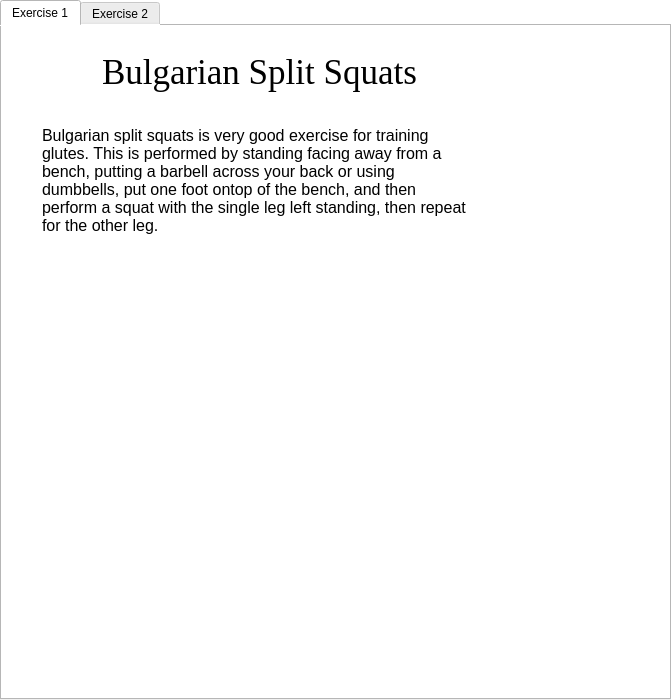
<?xml version="1.0" encoding="UTF-8"?>
<ui version="4.0">
 <class>glutes_widget</class>
 <widget class="QWidget" name="glutes_widget">
  <property name="geometry">
   <rect>
    <x>0</x>
    <y>0</y>
    <width>671</width>
    <height>700</height>
   </rect>
  </property>
  <property name="windowTitle">
   <string/>
  </property>
  <property name="styleSheet">
   <string notr="true">background-color: rgb(255, 255, 255);</string>
  </property>
  <widget class="QTabWidget" name="glutes_tab_widget">
   <property name="geometry">
    <rect>
     <x>0</x>
     <y>0</y>
     <width>671</width>
     <height>700</height>
    </rect>
   </property>
   <property name="currentIndex">
    <number>0</number>
   </property>
   <widget class="QWidget" name="exercise_1">
    <attribute name="title">
     <string>Exercise 1</string>
    </attribute>
    <widget class="QLabel" name="glutes_exercise_1_title_lbl">
     <property name="geometry">
      <rect>
       <x>100</x>
       <y>20</y>
       <width>431</width>
       <height>51</height>
      </rect>
     </property>
     <property name="font">
      <font>
       <family>Georgia</family>
       <pointsize>26</pointsize>
      </font>
     </property>
     <property name="text">
      <string>Bulgarian Split Squats</string>
     </property>
    </widget>
    <widget class="QLabel" name="glutes_exercise_1_msg_lbl">
     <property name="geometry">
      <rect>
       <x>40</x>
       <y>100</y>
       <width>431</width>
       <height>171</height>
      </rect>
     </property>
     <property name="font">
      <font>
       <pointsize>12</pointsize>
      </font>
     </property>
     <property name="text">
      <string>Bulgarian split squats is very good exercise for training glutes. This is performed by standing facing away from a bench, putting a barbell across your back or using dumbbells, put one foot ontop of the bench, and then perform a squat with the single leg left standing, then repeat for the other leg.  </string>
     </property>
     <property name="alignment">
      <set>Qt::AlignLeading|Qt::AlignLeft|Qt::AlignTop</set>
     </property>
     <property name="wordWrap">
      <bool>true</bool>
     </property>
    </widget>
    <widget class="QLabel" name="glutes_exercise_1_lbl">
     <property name="geometry">
      <rect>
       <x>30</x>
       <y>310</y>
       <width>611</width>
       <height>341</height>
      </rect>
     </property>
     <property name="text">
      <string/>
     </property>
     <property name="pixmap">
      <pixmap>../../Pictures/glutes_exercise_1.png</pixmap>
     </property>
    </widget>
   </widget>
   <widget class="QWidget" name="exercise_2">
    <attribute name="title">
     <string>Exercise 2</string>
    </attribute>
    <widget class="QLabel" name="glutes_exercise_2_title_lbl">
     <property name="geometry">
      <rect>
       <x>166</x>
       <y>25</y>
       <width>291</width>
       <height>51</height>
      </rect>
     </property>
     <property name="font">
      <font>
       <family>Georgia</family>
       <pointsize>26</pointsize>
      </font>
     </property>
     <property name="text">
      <string>Glute Kickback</string>
     </property>
    </widget>
    <widget class="QLabel" name="glutes_exercise_2_msg_lbl">
     <property name="geometry">
      <rect>
       <x>10</x>
       <y>100</y>
       <width>431</width>
       <height>171</height>
      </rect>
     </property>
     <property name="font">
      <font>
       <pointsize>12</pointsize>
      </font>
     </property>
     <property name="text">
      <string>Glute kickbacks are also a great exercise for effectivley training glutes. This is performed by standing infront of the cable machine, putting one foot into the low down ankle strap, leaning forward slightly keeping your feet together, then while keeping a straight back, kick your leg out behind you.  </string>
     </property>
     <property name="alignment">
      <set>Qt::AlignLeading|Qt::AlignLeft|Qt::AlignTop</set>
     </property>
     <property name="wordWrap">
      <bool>true</bool>
     </property>
    </widget>
    <widget class="QLabel" name="glutes_exercise_2_lbl_1">
     <property name="geometry">
      <rect>
       <x>106</x>
       <y>350</y>
       <width>221</width>
       <height>291</height>
      </rect>
     </property>
     <property name="text">
      <string/>
     </property>
     <property name="pixmap">
      <pixmap>../../Pictures/glutes_exercise_2.1.png</pixmap>
     </property>
    </widget>
    <widget class="QLabel" name="glutes_exercise_2_lbl_2">
     <property name="geometry">
      <rect>
       <x>327</x>
       <y>350</y>
       <width>221</width>
       <height>291</height>
      </rect>
     </property>
     <property name="text">
      <string/>
     </property>
     <property name="pixmap">
      <pixmap>../../Pictures/glutes_exercise_2.2.png</pixmap>
     </property>
    </widget>
   </widget>
  </widget>
 </widget>
 <resources/>
 <connections/>
</ui>
